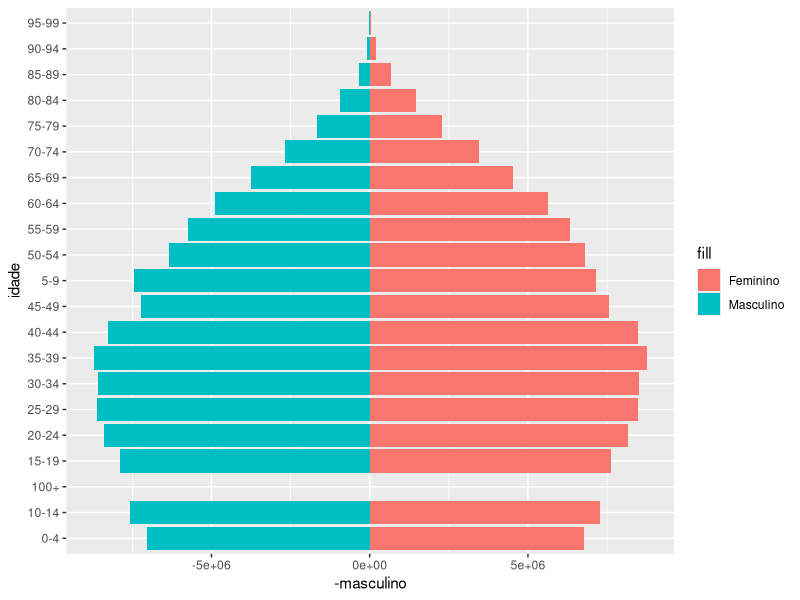
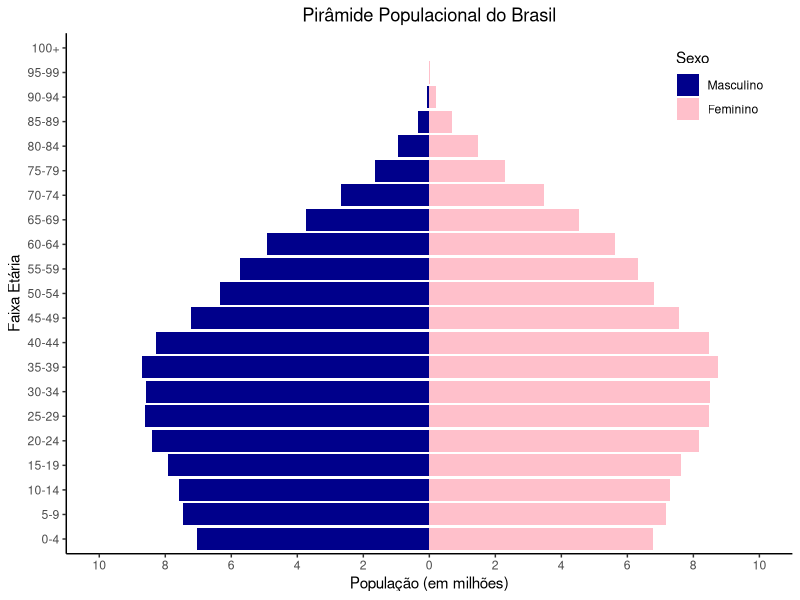

Write the R code that produced these figures, in order.
## ---- chunk 1
#
#knitr::include_graphics("https://servicos.nc.ufpr.br/PortalNC/painel/assets/img/logos/logo_ufpr.jpg") 
## ---- chunk 2

# Carregando bibliotecas
library(ggplot2)


# Dados extraídos de: https://www.populationpyramid.net/pt/brasil/2023/#google_vignette

idade <- c('0-4', '5-9', '10-14', '15-19', '20-24', '25-29', '30-34', '35-39', '40-44', '45-49',
           '50-54', '55-59', '60-64', '65-69', '70-74', '75-79', '80-84', '85-89', '90-94', '95-99', '100+')

masculino <- c(7048276, 7458718, 7571355, 7902645, 8388853, 8626910, 8573161, 8715312, 8275450, 7230207,
                          6355937, 5736755, 4904223, 3748986, 2675453, 1653264, 944483, 350303, 72217, 8207, 396)

feminino <- c(6766804, 7165577, 7280500, 7624131, 8159904, 8465096, 8495865, 8753351, 8478260, 7571613,
                        6814563, 6331430, 5625694, 4534686, 3467790, 2283019, 1459935, 677986, 193494, 29591, 2036)

# Criando um data frame
dados <- data.frame(idade, masculino, feminino)

# Gráfico
grafico1 <- ggplot(dados, aes(x = idade)) +
  geom_bar(aes(y = -masculino, fill = "Masculino"), stat = "identity", position = "identity") +
  geom_bar(aes(y = feminino, fill = "Feminino"), stat = "identity", position = "identity") +
  coord_flip()

grafico1
## ---- chunk 3

# Carregando bibliotecas
library(ggplot2)

# Dados extraídos de: https://www.populationpyramid.net/pt/brasil/2023/#google_vignette
idade <- c('0-4', '5-9', '10-14', '15-19', '20-24', '25-29', '30-34', '35-39', '40-44', '45-49',
           '50-54', '55-59', '60-64', '65-69', '70-74', '75-79', '80-84', '85-89', '90-94', '95-99', '100+')

masculino <- c(7048276, 7458718, 7571355, 7902645, 8388853, 8626910, 8573161, 8715312, 8275450, 7230207,
                          6355937, 5736755, 4904223, 3748986, 2675453, 1653264, 944483, 350303, 72217, 8207, 396)

feminino <- c(6766804, 7165577, 7280500, 7624131, 8159904, 8465096, 8495865, 8753351, 8478260, 7571613,
                        6814563, 6331430, 5625694, 4534686, 3467790, 2283019, 1459935, 677986, 193494, 29591, 2036)

# Convertendo a população para milhões
masculino <- masculino / 1000000
feminino <- feminino / 1000000

# Criando um data frame para armazenar os dados
dados <- data.frame(idade, masculino, feminino)

# Criando índice para ordenar o eixo x
dados$indice <- 1:length(idade)

# Manipulando eixo y, definindo intervalo de exibição do eixo y
brks = c(-10, -8, -6, -4, -2, 0, 2, 4, 6, 8, 10)

# Criando o gráfico
grafico2 <- ggplot(dados, aes(x = reorder(idade,indice))) +
  geom_bar(aes(y = -masculino, fill = "Masculino"), stat = "identity", position = "identity") + # com o sinal "-" para que essas informação apareçam no lado esquerdo do gráfico
  geom_bar(aes(y = feminino, fill = "Feminino"), stat = "identity", position = "identity") + 
  scale_fill_manual(values = c("Masculino" = "darkblue", "Feminino" = "pink"),
                    breaks = c("Masculino", "Feminino"), # ordem dos itens na legenda
                    labels = c("Masculino", "Feminino")) + # rótulos na legenda
  labs(title = "Pirâmide Populacional do Brasil", # Título do grafico
         x = "Faixa Etária", # eixo x, no final será invertido
         y = "População (em milhões)", # eixo y, no final será invertido
         fill = "Sexo") + 
  scale_y_continuous(breaks = brks, # inserindo o intervalo definido
                     limits = c(-10, 10), # inserindo o limite do intervalo para que as colunas tenham o mesmo comprimento de ambos os lados
                     labels = abs(brks)) + # Resolvendo o problema de valores negativos em masculino
  theme_classic() + # inserindo tema para auxiliar na impressao do grafico
  coord_flip() + # virando os eixos do gráfico, para transformar em um gráfico de piramide
  theme(legend.position = c(0.9, 0.9), # Legenda no canto superior direito
        plot.title = element_text(hjust = 0.5)) # Centraliza o título

grafico2
